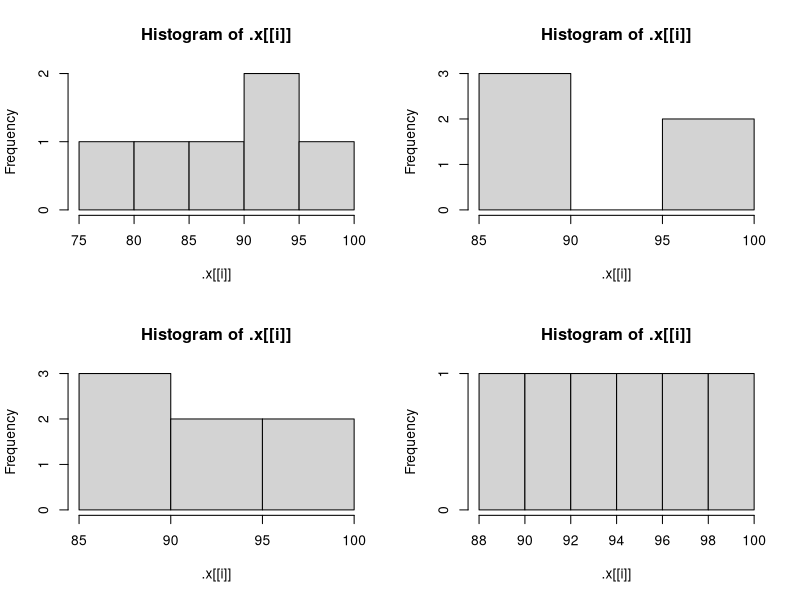
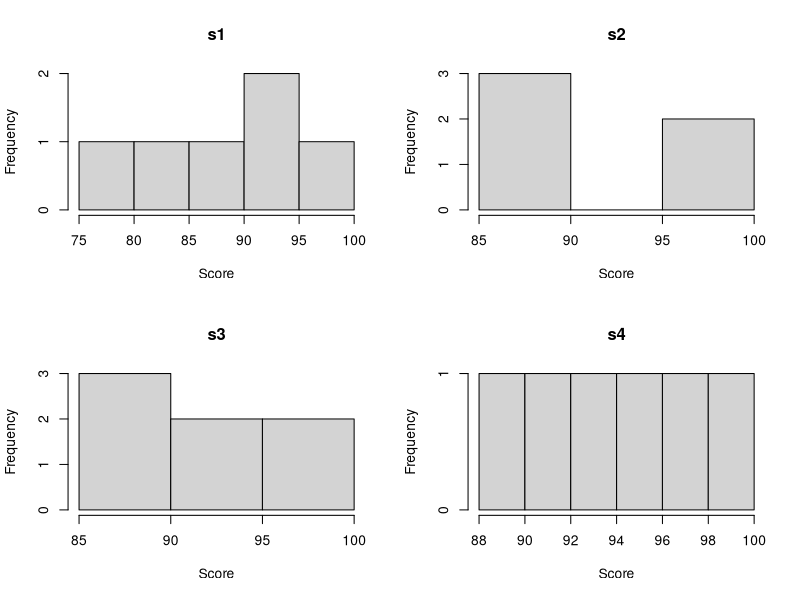
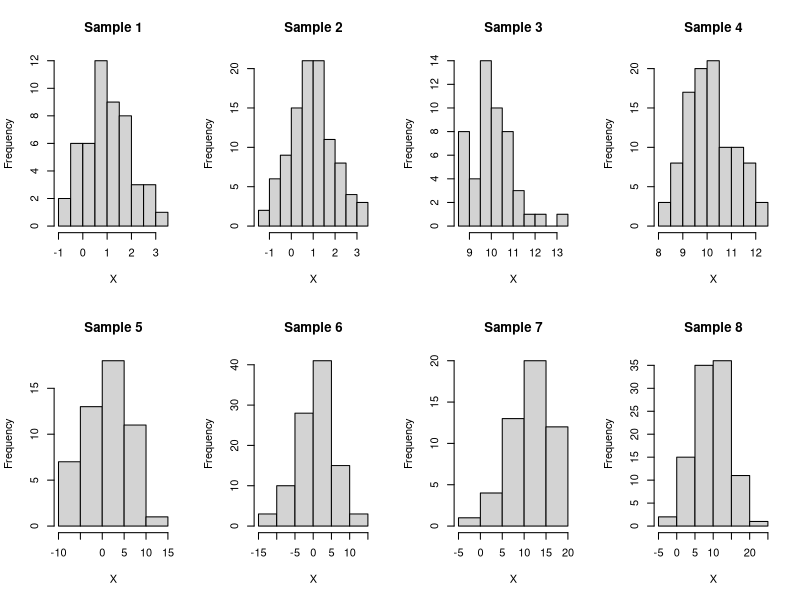
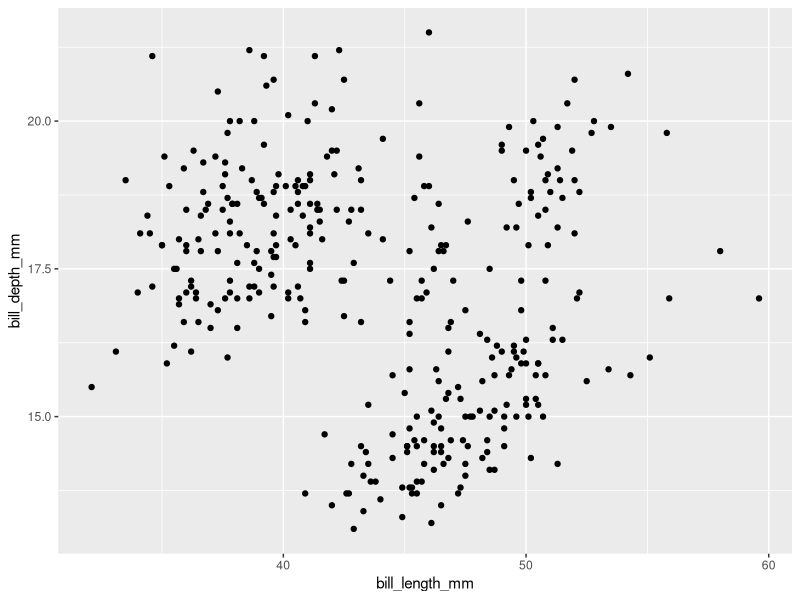
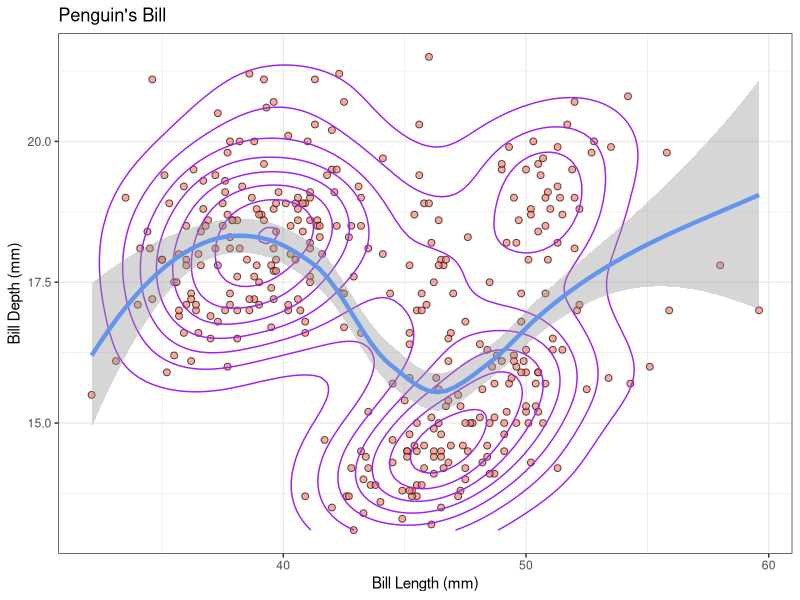
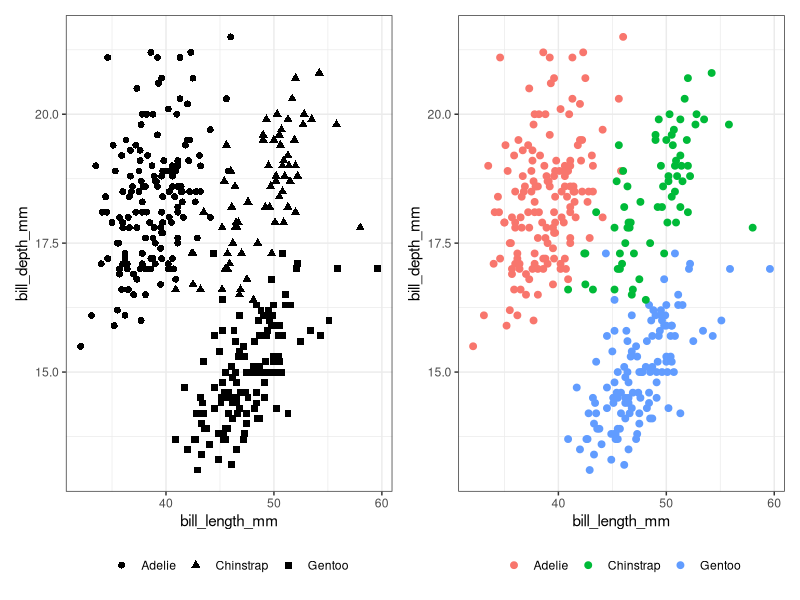
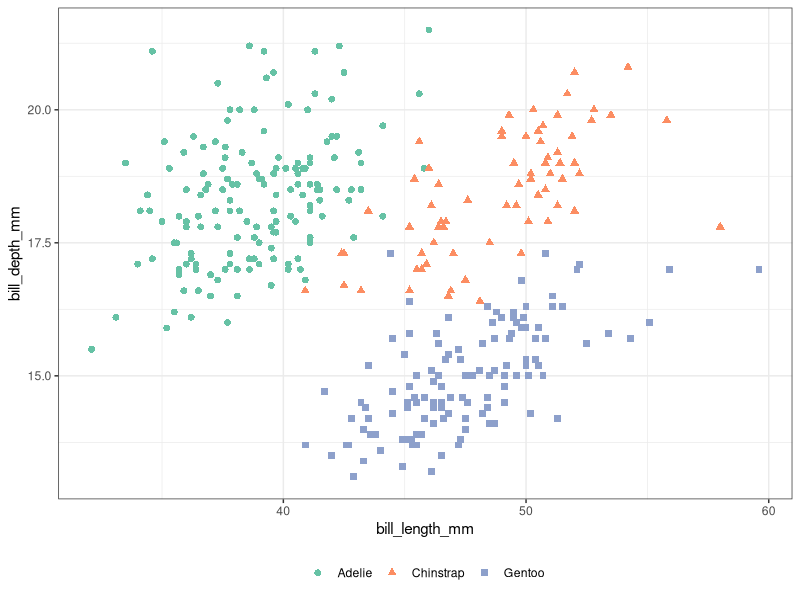
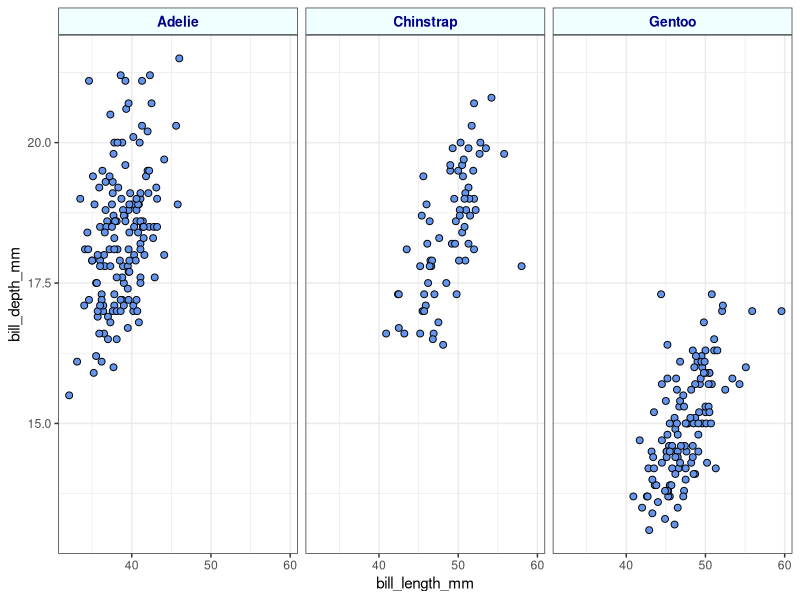

Source code (R) for these figures, in order:

####################################################
## R을 이용한 머신러닝: 모델링, Tidymodels, Caret ##
## (곽기영, 도서출판 청람)                        ## 
####################################################

#######################
## 부록 C. Tidyverse ##
#######################

library(tidyverse)

################
## C.1 tibble ##
################

library(tibble)
tibble(id=c("A001", "A002", "A003"), 
       name=c("Mouse", "Keyboard", "USB"), 
       price=c(30000, 90000, 50000))

library(modeldata)
str(credit_data)
as_tibble(credit_data)

tibble(price=c(10, 22, 35),
       quantity=c(30, 50, 15),
       sales=price*quantity)

tbl <- tibble(id=1:3,
              data=list(tibble(x=1, y=2),
                        tibble(y=c(3, 4), z=c(5, 6)),
                        tibble(z=c(7, 8, 9), x=c(10, 11, 12))))
tbl
tbl$data
tbl$data[[2]]

###############
## C.2 dplyr ##
###############

library(tibble)
airtbl <- as_tibble(airquality)
airtbl

library(dplyr)
filter(airtbl, Month == 7)

filter(airtbl, Month == 7, Temp > 90)
filter(airtbl, Month == 7 & Temp > 90)
filter(airtbl, Ozone > 80 | Temp > 90)

slice(airtbl, 6:10)

slice_head(airtbl, n=3)
slice_tail(airtbl, n=3)
slice_head(airtbl)
slice_tail(airtbl)

slice_max(airtbl, order_by=Ozone, n=3)
slice_min(airtbl, order_by=Temp, n=3)
slice_max(airtbl, order_by=Ozone)
slice_min(airtbl, order_by=Temp)
slice_min(airtbl, order_by=Temp, n=3, with_ties=FALSE)

select(airtbl, 5, 6, 4)
select(airtbl, Month, Day, Temp)
select(airtbl, Temp:Day)
select(airtbl, -(Ozone:Wind))

select(airtbl, Month, Day, everything())

?select

arrange(airtbl, Temp, Month, Day)
arrange(airtbl, desc(Temp), Month, Day)

mutate(airtbl, Temp.C=(Temp-32)/1.8, Diff=Temp.C - mean(Temp.C))

summarise(airtbl, mean(Temp))
summarise(airtbl, 
          Min=min(Temp, na.rm=TRUE),
          Median=median(Temp, na.rm=TRUE),
          Mean=mean(Temp, na.rm=TRUE),
          SD=sd(Temp, na.rm=TRUE),
          Max=max(Temp, na.rm=TRUE),
          N=n(),
          Distinct.Month=n_distinct(Month),
          First.Month=first(Month),
          Last.Month=last(Month))	

air.group <- group_by(airtbl, Month)
class(air.group)
air.group

summarise(air.group,
          Number.of.Days=n(),
          Mean.Temp=mean(Temp, na.rm=TRUE),
          SD.Temp=sd(Temp, na.rm=TRUE))

air.ungroup <- ungroup(air.group)
class(air.ungroup)
summarise(air.ungroup, Mean.Temp=mean(Temp, na.rm=TRUE))

count(airtbl, Month, sort=TRUE)

tbl1 <- tibble(x=1:6, y=month.name[1:6])
tbl2 <- tibble(x=7:12, y=month.name[7:12])
tbl3 <- bind_rows(tbl1, tbl2)
tbl3

tbl4 <- tibble(z=month.abb)
bind_cols(tbl3, tbl4)

band_members
band_instruments

inner_join(x=band_members, y=band_instruments, by="name")

left_join(band_members, band_instruments, by="name")
right_join(band_members, band_instruments, by="name")
full_join(band_members, band_instruments, by="name")

band_instruments2
full_join(band_members, band_instruments2, by=c("name"="artist"))

semi_join(band_members, band_instruments, by="name")

anti_join(band_members, band_instruments, by="name")

1:10 %>% mean()
1:10 |> mean()

a1 <- select(airquality, Ozone, Temp, Month)
a2 <- group_by(a1, Month)
a3 <- summarise(a2, 
                Mean.Ozone=mean(Ozone, na.rm=TRUE), 
                Mean.Temp=mean(Temp, na.rm=TRUE))
a4 <- filter(a3, Mean.Ozone > 30 | Mean.Temp > 70)
a5 <- arrange(a4, desc(Mean.Temp))
a6 <- left_join(a5, tibble(Month=1:12, Month.Name=month.name), by="Month")
a6

air <- airtbl %>% 
  select(Ozone, Temp, Month) %>% 
  group_by(Month) %>% 
  summarise(Mean.Ozone=mean(Ozone, na.rm=TRUE), 
            Mean.Temp=mean(Temp, na.rm=TRUE)) %>% 
  filter(Mean.Ozone > 30 | Mean.Temp > 70) %>% 
  arrange(desc(Mean.Temp)) %>% 
  left_join(tibble(Month=1:12, Month.Name=month.name), by="Month")
air

###############
## C.3 purrr ##
###############

exams <- list(s1=c(78, 89, 91, 85, 95, 98),
              s2=c(85, 86, 97, 99, 90),
              s3=c(98, 96, 89, 90, 93, 85, 92),
              s4=c(98, 96, 91, 88, 93, 99))
exams
library(purrr)
map(.x=exams, .f=mean)

map_dbl(exams, mean)

map_dbl(exams, mean, trim=0.3)

exams |>  
  map_dbl(mean, trim=0.3)

map(exams, function(.) .*1.1) 

map(exams, ~.*1.1) 
map(exams, ~.x*1.1) 

fruits <- c("Apple", "Banana", "Strawberry")
fruits |> 
  map_chr(~paste(.x, "Juice", sep="-"))

# [그림 C-1]
windows(width=7.0, height=5.5)
par(mfrow=c(2, 2))
walk(exams, hist)

# [그림 C-2]
windows(width=7.0, height=5.5)
par(mfrow=c(2, 2))
iwalk(exams, ~hist(.x, main=.y, xlab="Score"))

a <- list(1, 2, 3)
b <- list(10, 20, 30)
map2(.x=a, .y=b, .f=function(first, second) second - first)

map2(.x=a, .y=b, ~.y-.x)

map2_dbl(a, b, ~.y-.x)

set.seed(123)
map2(b, a, rnorm, n=5)

a <- list(1, 2, 3)
b <- list(10, 20, 30)
c <- list(100, 200, 300)
pmap(.l=list(a, b, c), .f=function(first, second, third) second - first + third)

pmap_dbl(list(a, b, c), ~..2-..1+..3)

args <- expand.grid(n=c(50, 100),
                    mean=c(1, 10),
                    sd=c(1, 5))
args
set.seed(123)
pmap(args, rnorm)

# [그림 C-3]
windows(width=7.0, height=5.5)
par(mfrow=c(2, 4))
set.seed(123)
pmap(args, rnorm) |>  
  iwalk(~hist(.x, main=paste("Sample", .y), , xlab="X"))

###############
## C.4 tidyr ##
###############

library(tidyr)
head(airquality)
aq.long <- pivot_longer(data=airquality, cols=Ozone:Temp,
                        names_to="Factor", values_to="Measurement")
head(aq.long)
tail(aq.long)

pivot_longer(data=airquality, cols=Ozone:Temp, 
             names_to="Factor", values_to="Measurement")
pivot_longer(data=airquality, cols=1:4, 
             names_to="Factor", values_to="Measurement")
pivot_longer(data=airquality, cols=c(-Month, -Day), 
             names_to="Factor", values_to="Measurement")

aq.wide <- pivot_wider(data=aq.long, names_from=Factor, values_from=Measurement)
head(aq.wide)
tail(aq.wide)

#################
## C.5 ggplot2 ##
#################

library(modeldata)
str(penguins)
levels(penguins$species)

library(ggplot2)

# [그림 C-6]
windows(width=7.0, height=5.5)
ggplot(data=penguins, mapping=aes(x=bill_length_mm, y=bill_depth_mm)) +
  geom_point() 

# [그림 C-7]
windows(width=7.0, height=5.5)
ggplot(penguins, aes(x=bill_length_mm, y=bill_depth_mm)) +
  geom_point(pch=21, color="black", fill="salmon", alpha=0.7, size=2) +
  geom_density_2d(color="purple") +
  geom_smooth(color="cornflowerblue", linewidth=1.5) +
  labs(title="Penguin's Bill",
       x="Bill Length (mm)", y="Bill Depth (mm)") +
  theme_bw()

?theme

# [그림 C-8]
p1 <- ggplot(penguins, aes(x=bill_length_mm, y=bill_depth_mm, shape=species)) +
  geom_point(size=2) +
  theme_bw() +
  theme(legend.title=element_blank(),
        legend.position="bottom")
p2 <- ggplot(penguins, aes(x=bill_length_mm, y=bill_depth_mm, color=species)) +
  geom_point(size=2) +
  theme_bw() +
  theme(legend.title=element_blank(),
        legend.position="bottom")
windows(width=10.0, height=5.5)
library(patchwork)
p1 + p2

# [그림 C-9]
windows(width=7.0, height=5.5)
ggplot(penguins, aes(x=bill_length_mm, y=bill_depth_mm, shape=species, color=species)) +
  geom_point(size=2) +
  scale_color_brewer(palette="Set2") +
  theme_bw() +
  theme(legend.title=element_blank(),
        legend.position="bottom")

library(RColorBrewer)
?RColorBrewer
?scale_color_viridis_d

# [그림 C-10]
windows(width=7.0, height=5.5)
ggplot(penguins, aes(x=bill_length_mm, y=bill_depth_mm)) +
  facet_wrap(vars(species)) +
  geom_point(pch=21, color="black", fill="cornflowerblue", size=2) +
  theme_bw() +
  theme(strip.text=element_text(size=10, face="bold", color="darkblue"),
        strip.background=element_rect(fill="azure"))
